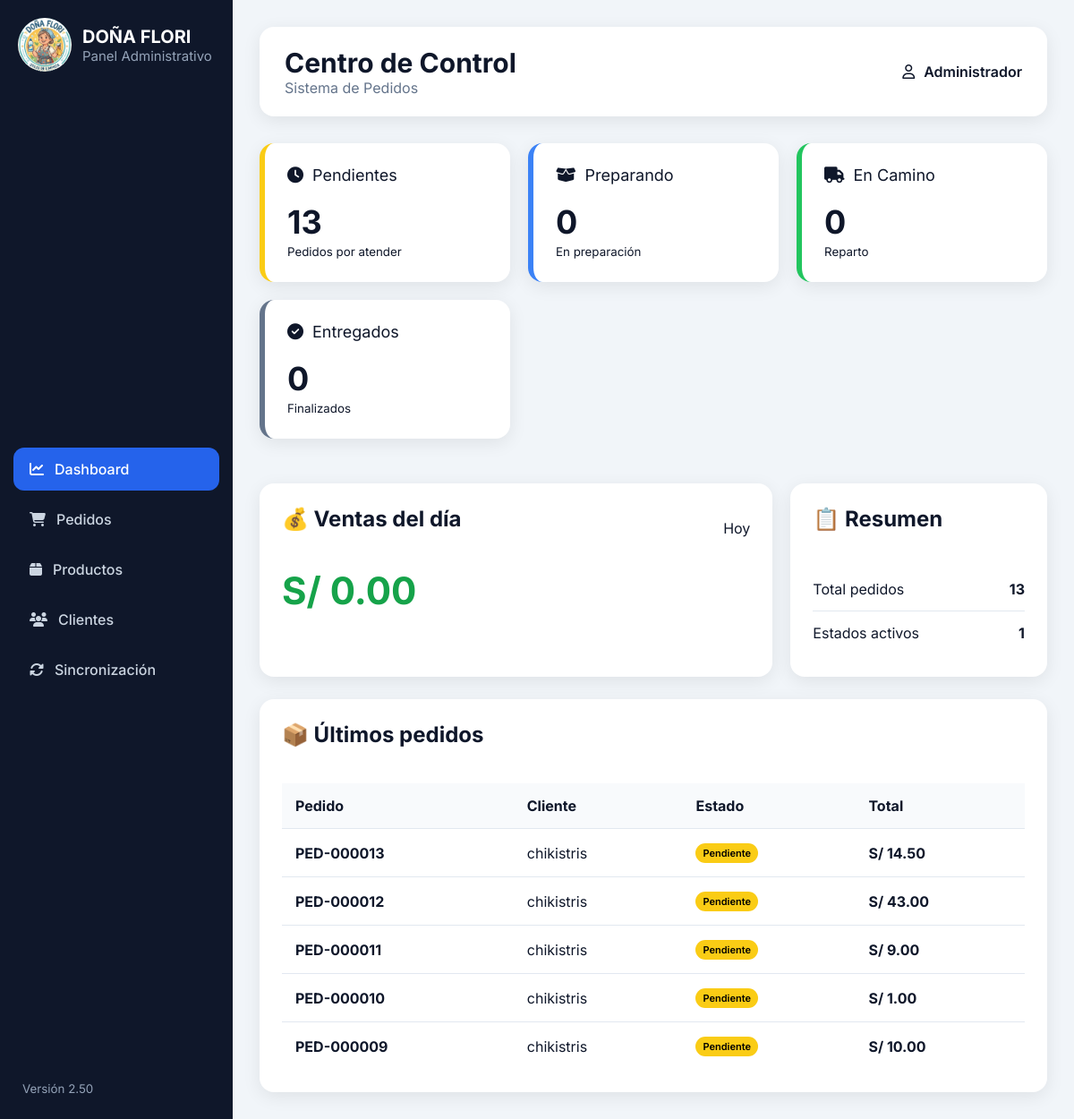
Before: /admin/dashboard with the older database file.
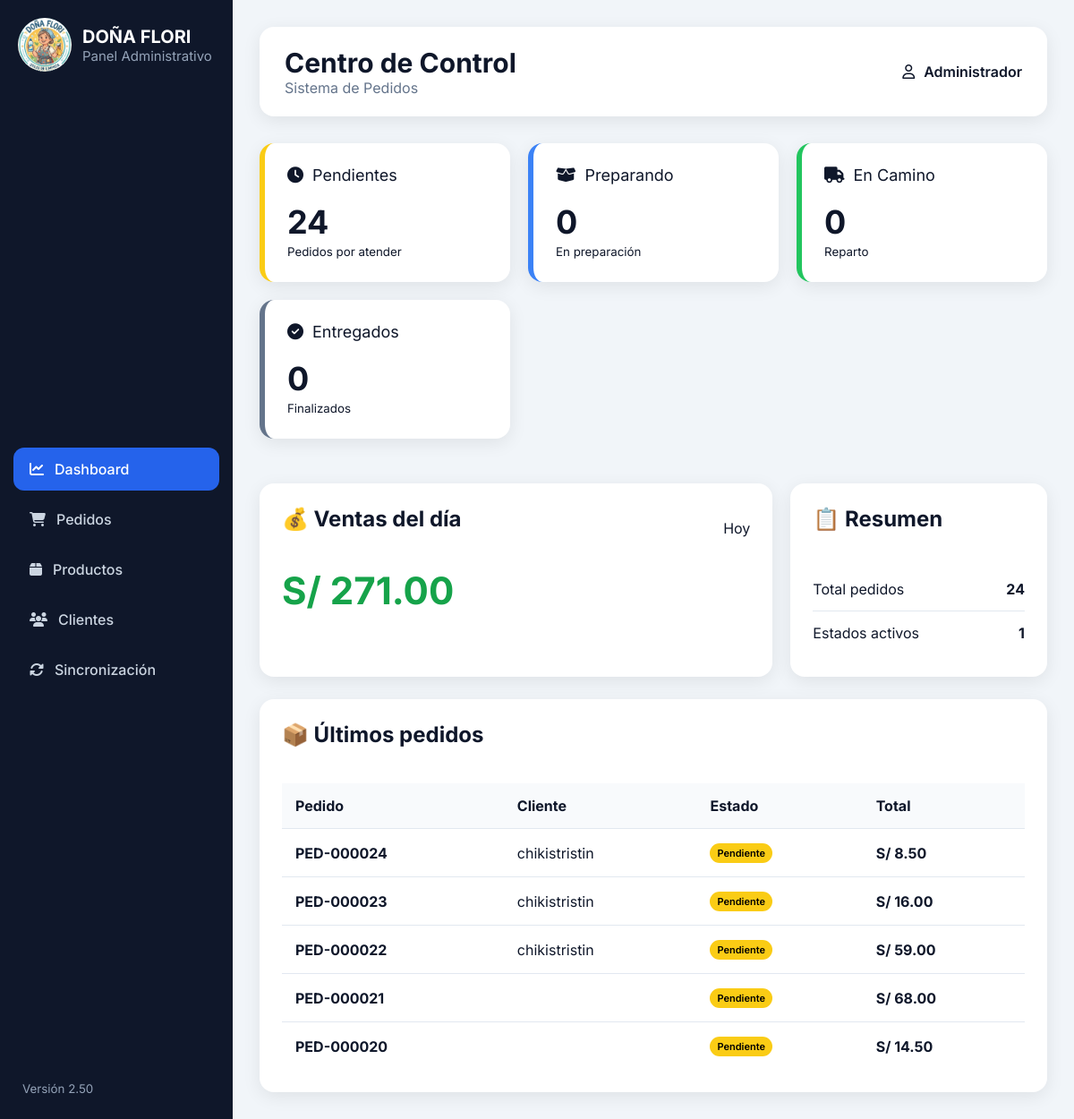
After: the same page with the newer database file.
### tables this page shows
CREATE TABLE pedidos(

            id INTEGER PRIMARY KEY AUTOINCREMENT,

            numero TEXT UNIQUE,

            cliente_id INTEGER,

            fecha TEXT,
                   
            estado TEXT,

            subtotal REAL,

            delivery REAL DEFAULT 0,

            descuento REAL DEFAULT 0,

            total REAL,


            observaciones TEXT,

            fecha_actualizacion TEXT,

            usuario TEXT, tipo_pago TEXT DEFAULT 'Efectivo',

            FOREIGN KEY(cliente_id)
            REFERENCES clientes(id)

        );

CREATE TABLE clientes(

            id INTEGER PRIMARY KEY AUTOINCREMENT,

            nombre TEXT NOT NULL,

            telefono TEXT UNIQUE,

            direccion TEXT,

            referencia TEXT,

            fecha_registro TEXT DEFAULT CURRENT_TIMESTAMP,

            ultima_compra TEXT,

            activo INTEGER DEFAULT 1                   
        );

### app.py (the view)
@app.route("/admin/dashboard")
def dashboard():
    data = obtener_dashboard()
    return render_template(
        "admin/dashboard.html",
        data=data
    )

### services/database_service.py (called while the page is built)
def conectar():
    conexion = sqlite3.connect(DATABASE)
    conexion.row_factory = sqlite3.Row
    return conexion

### services/pedido_service.py (called while the page is built)
def obtener_dashboard():
    conn = conectar()
    cursor = conn.cursor()
    cursor.execute("""
        SELECT estado, COUNT(*) as total
        FROM pedidos
        GROUP BY estado
    """)
    estados = {row["estado"]: row["total"] for row in cursor.fetchall()}
    cursor.execute("""
        SELECT IFNULL(SUM(total), 0)
        FROM pedidos
        WHERE DATE(fecha) = DATE('now')
    """)
    ventas_hoy = cursor.fetchone()[0]
    cursor.execute("""
        SELECT
            p.id,
            p.numero,
            p.fecha,
            p.estado,
            p.total,
            c.nombre
        FROM pedidos p
        INNER JOIN clientes c ON c.id = p.cliente_id
        ORDER BY p.id DESC
        LIMIT 5
    """)
    ultimos = cursor.fetchall()
    conn.close()
    return {
        "estados": estados,
        "ventas_hoy": ventas_hoy,
        "ultimos": ultimos
    }

### templates/admin/dashboard.html (shortened to what this page needs)
{% extends "admin/base_admin.html" %}
{% block page_title %}
Centro de Control
{% endblock %}
{% block content %}
<div class="cards">
    <div class="card kpi pending">
        <div class="kpi-header">
            <i class="fa-solid fa-clock"></i>
            <span>Pendientes</span>
        </div>
        <div class="card-value">
            {{ data.estados.get('PENDIENTE',0) }}
        </div>
        <small>Pedidos por atender</small>
    </div>
    <div class="card kpi preparing">
        <div class="kpi-header">
            <i class="fa-solid fa-box-open"></i>
            <span>Preparando</span>
        </div>
        <div class="card-value">
            {{ data.estados.get('PREPARANDO',0) }}
        </div>
        <small>En preparación</small>
    </div>
    <div class="card kpi shipping">
        <div class="kpi-header">
            <i class="fa-solid fa-truck"></i>
            <span>En Camino</span>
        </div>
        <div class="card-value">
            {{ data.estados.get('EN_CAMINO',0) }}
        </div>
        <small>Reparto</small>
    </div>
    <div class="card kpi delivered">
        <div class="kpi-header">
            <i class="fa-solid fa-circle-check"></i>
            <span>Entregados</span>
        </div>
        <div class="card-value">
            {{ data.estados.get('ENTREGADO',0) }}
        </div>
        <small>Finalizados</small>
    </div>
</div>
<div class="dashboard-grid">
    <div class="panel">
        <div class="panel-title">
            <h2>
                💰 Ventas del día
            </h2>
            <span>Hoy</span>
        </div>
        <div class="money">
            S/ {{ "%.2f"|format(data.ventas_hoy) }}
        </div>
    </div>
    <div class="panel">
        <div class="panel-title">
            <h2>
                📋 Resumen
            </h2>
        </div>
        <div class="summary-item">
            <span>Total pedidos</span>
            <strong>
                {{ data.estados.values() | sum }}
            </strong>
        </div>
        <div class="summary-item">
            <span>Estados activos</span>
            <strong>
                {{ data.estados | length }}
            </strong>
        </div>
    </div>
</div>
<div class="panel">
    <div class="panel-title">
        <h2>
            📦 Últimos pedidos
        </h2>
    </div>
    <table>
        <thead>
            <tr>
                <th>Pedido</th>
                <th>Cliente</th>
                <th>Estado</th>
                <th>Total</th>
            </tr>
        </thead>
        <tbody>
        {% for p in data.ultimos %}
            <tr>
                <td>
                    <strong>
                        {{ p.numero }}
                    </strong>
                </td>
                <td>
                    {{ p.nombre }}
                </td>
                <td>
                    {% if p.estado=="PENDIENTE" %}
                        <span class="badge badge-yellow">
                            Pendiente
                        </span>
                    {% elif p.estado=="PREPARANDO" %}
                        <span class="badge badge-blue">
                            Preparando
                        </span>
                    {% elif p.estado=="EN_CAMINO" %}
                        <span class="badge badge-green">
                            En Camino
                        </span>
                    {% else %}
                        <span class="badge badge-gray">
                            Entregado
                        </span>
                    {% endif %}
                </td>
                <td>
                    <strong>
                        S/ {{ "%.2f"|format(p.total) }}
                    </strong>
                </td>
            </tr>
        {% endfor %}
        </tbody>
    </table>
</div>
{% endblock %}

Changed rows visible on the page:
no longer on this page (row unchanged): pedidos: numero "PED-000013", nombre "chikistris", estado "Pendiente", total "14.50"
no longer on this page (row unchanged): pedidos: numero "PED-000012", nombre "chikistris", estado "Pendiente", total "43.00"
no longer on this page (row unchanged): pedidos: numero "PED-000011", nombre "chikistris", estado "Pendiente", total "9.00"
no longer on this page (row unchanged): pedidos: numero "PED-000010", nombre "chikistris", estado "Pendiente", total "1.00"
no longer on this page (row unchanged): pedidos: numero "PED-000009", nombre "chikistris", estado "Pendiente", total "10.00"
added pedidos: numero "PED-000024", nombre "chikistristin", estado "Pendiente", total "8.50"
added pedidos: numero "PED-000023", nombre "chikistristin", estado "Pendiente", total "16.00"
added pedidos: numero "PED-000022", nombre "chikistristin", estado "Pendiente", total "59.00"
added pedidos: numero "PED-000021", estado "Pendiente", total "68.00"
added pedidos: numero "PED-000020", estado "Pendiente", total "14.50"
Other visible differences:
{{ data.estados.get('PENDIENTE',0) }}: "13" → "24"
{{ "%.2f"|format(data.ventas_hoy) }}: "0.00" → "271.00"
{{ data.estados.values() | sum }}: "13" → "24"
